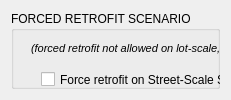
                 <widget class="QWidget" name="page_28">
                  <layout class="QVBoxLayout" name="verticalLayout_8">
                   <item>
                    <widget class="QGroupBox" name="retrofit_forced_group">
                     <property name="title">
                      <string>FORCED RETROFIT SCENARIO</string>
                     </property>
                     <widget class="QCheckBox" name="retrofit_forced_street_check">
                      <property name="geometry">
                       <rect>
                        <x>30</x>
                        <y>60</y>
                        <width>351</width>
                        <height>17</height>
                       </rect>
                      </property>
                      <property name="text">
                       <string>Force retrofit on Street-Scale Systems</string>
                      </property>
                     </widget>
                     <widget class="QCheckBox" name="retrofit_forced_neigh_check">
                      <property name="geometry">
                       <rect>
                        <x>30</x>
                        <y>90</y>
                        <width>351</width>
                        <height>17</height>
                       </rect>
                      </property>
                      <property name="text">
                       <string>Force retrofit on Neighbourhood Systems</string>
                      </property>
                     </widget>
                     <widget class="QCheckBox" name="retrofit_forced_prec_check">
                      <property name="geometry">
                       <rect>
                        <x>30</x>
                        <y>120</y>
                        <width>351</width>
                        <height>17</height>
                       </rect>
                      </property>
                      <property name="text">
                       <string>Force retrofit on Precinct-Scale Systems</string>
                      </property>
                     </widget>
                     <widget class="QLabel" name="force_retrofit_lbl">
                      <property name="geometry">
                       <rect>
                        <x>20</x>
                        <y>30</y>
                        <width>421</width>
                        <height>16</height>
                       </rect>
                      </property>
                      <property name="text">
                       <string>&lt;!DOCTYPE HTML PUBLIC &quot;-//W3C//DTD HTML 4.0//EN&quot; &quot;http://www.w3.org/TR/REC-html40/strict.dtd&quot;&gt;
&lt;html&gt;&lt;head&gt;&lt;meta name=&quot;qrichtext&quot; content=&quot;1&quot; /&gt;&lt;style type=&quot;text/css&quot;&gt;
p, li { white-space: pre-wrap; }
&lt;/style&gt;&lt;/head&gt;&lt;body style=&quot; font-family:'MS Shell Dlg 2'; font-size:8.25pt; font-weight:400; font-style:normal;&quot;&gt;
&lt;p style=&quot; margin-top:0px; margin-bottom:0px; margin-left:0px; margin-right:0px; -qt-block-indent:0; text-indent:0px;&quot;&gt;&lt;span style=&quot; font-size:8pt; font-style:italic;&quot;&gt;(forced retrofit not allowed on lot-scale, un-checked systems are kept)&lt;/span&gt;&lt;/p&gt;&lt;/body&gt;&lt;/html&gt;</string>
                      </property>
                     </widget>
                    </widget>
                   </item>
                  </layout>
                 </widget>
